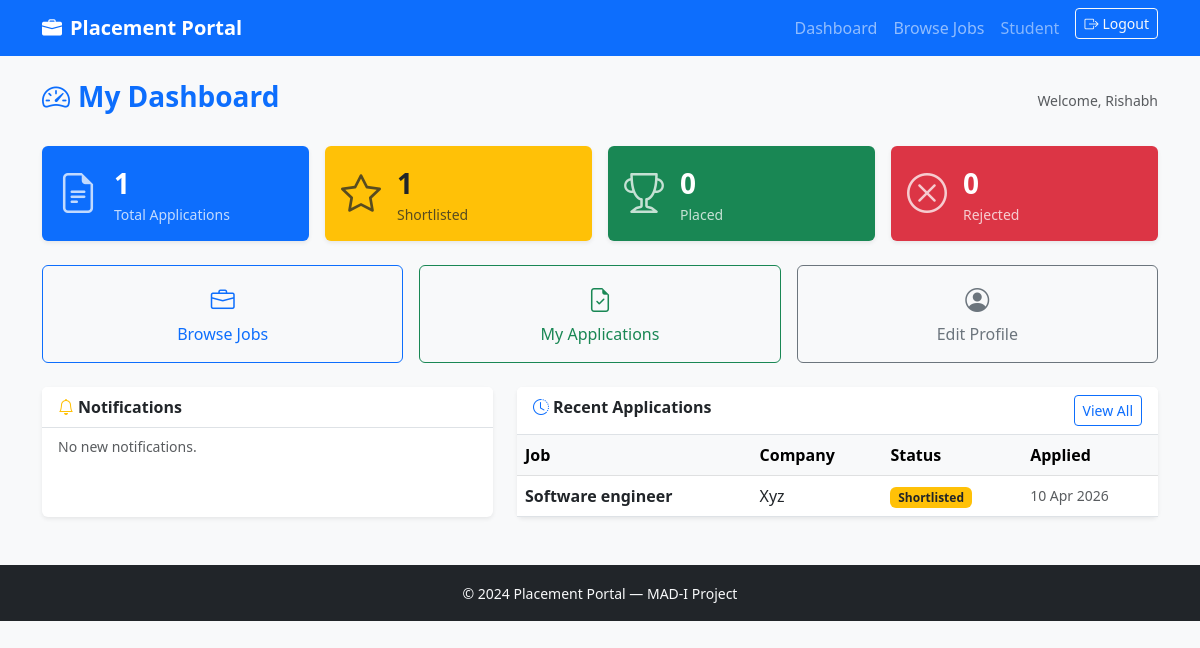
Screenshot of /student/dashboard (signed in) with the database file from the repository.
### models.py (models this page shows, shortened)
class User(UserMixin, db.Model):
    id= db.Column(db.Integer, primary_key=True)
    username= db.Column(db.String(80), unique=True, nullable=False)
    email= db.Column(db.String(120), unique=True, nullable=False)
    password_hash = db.Column(db.String(256))
    role = db.Column(db.String(20))
    active = db.Column(db.Boolean, default=True)
    student_profile = db.relationship('Student', backref='user', uselist=False)
    company_profile = db.relationship('Company', backref='user', uselist=False)
    @property
    def is_active(self):
        return self.active

class Student(db.Model):
    id = db.Column(db.Integer, primary_key=True)
    user_id = db.Column(db.Integer, db.ForeignKey('user.id'), nullable=False)
    name = db.Column(db.String(100))
    roll_no = db.Column(db.String(50), unique=True)
    branch = db.Column(db.String(100))
    cgpa = db.Column(db.Float)
    skills = db.Column(db.Text)
    phone = db.Column(db.String(20))
    linkedin = db.Column(db.String(250))
    about = db.Column(db.Text)
    resume_path = db.Column(db.String(250))
    applications  = db.relationship('Application', backref='student', lazy='dynamic')
    notifications = db.relationship('Notification', backref='student', lazy='dynamic')

class Application(db.Model):
    id = db.Column(db.Integer, primary_key=True)
    student_id = db.Column(db.Integer, db.ForeignKey('student.id'), nullable=False)
    job_id = db.Column(db.Integer, db.ForeignKey('job_position.id'), nullable=False)
    applied_at = db.Column(db.DateTime, default=lambda: datetime.now(timezone.utc))
    status = db.Column(db.String(30), default='applied')
    notes = db.Column(db.Text)
    updated_at = db.Column(db.DateTime, default=lambda: datetime.now(timezone.utc))
    __table_args__ = (
        db.UniqueConstraint('student_id', 'job_id', name='uq_student_job'),
    )

class JobPosition(db.Model):
    id = db.Column(db.Integer, primary_key=True)
    company_id = db.Column(db.Integer, db.ForeignKey('company.id'), nullable=False)
    title = db.Column(db.String(150))
    description = db.Column(db.Text)
    required_skills = db.Column(db.Text)
    experience = db.Column(db.String(100))
    salary_min = db.Column(db.Float)
    salary_max = db.Column(db.Float)
    location = db.Column(db.String(150))
    deadline = db.Column(db.DateTime)
    status = db.Column(db.String(20), default='active')
    is_approved = db.Column(db.Boolean, default=False)
    created_at = db.Column(db.DateTime, default=lambda: datetime.now(timezone.utc), nullable=False)
    applications = db.relationship('Application', backref='job', lazy='dynamic')

class Company(db.Model):
    id = db.Column(db.Integer, primary_key=True)
    user_id = db.Column(db.Integer, db.ForeignKey('user.id'), nullable=False)
    name = db.Column(db.String(150))
    industry = db.Column(db.String(100))
    website = db.Column(db.String(250))
    description = db.Column(db.Text)
    location = db.Column(db.String(150))
    approval_status = db.Column(db.String(20), default='pending')
    is_blacklisted  = db.Column(db.Boolean, default=False)
    created_at = db.Column(db.DateTime, default=lambda: datetime.now(timezone.utc), nullable=False)
    jobs = db.relationship('JobPosition', backref='company', lazy='dynamic')

### routes/student.py (the view)
@student_bp.route('/dashboard')
@login_required
@student_required
def dashboard():
    student = current_user.student_profile
    applications = student.applications.order_by(Application.applied_at.desc()).limit(5).all()
    notifications = student.notifications.filter_by(is_read=False)\
        .order_by(Notification.created_at.desc()).all()
    for n in notifications:
        n.is_read = True
    db.session.commit()
    stats = {
        'total':       student.applications.count(),
        'shortlisted': student.applications.filter_by(status='shortlisted').count(),
        'placed':      student.applications.filter_by(status='placed').count(),
        'rejected':    student.applications.filter_by(status='rejected').count(),
    }
    return render_template('student/dashboard.html',student=student,applications=applications,notifications=notifications,stats=stats)

### models.py (called while the page is built)
@login_manager.user_loader
def load_user(user_id):
    return User.query.get(int(user_id))

### routes/student.py (called while the page is built)
def student_required(f):
    @wraps(f)
    def wrapped(*args, **kwargs):
        if not current_user.is_authenticated:
            return redirect(url_for('auth.login'))
        if current_user.role != 'student':
            flash('Student access required.', 'danger')
            return redirect(url_for('auth.login'))
        if not current_user.active:
            flash('Your account has been suspended.', 'danger')
            return redirect(url_for('auth.logout'))
        return f(*args, **kwargs)
    return wrapped

### templates/student/dashboard.html (shortened to what this page needs)
{% extends 'base.html' %}
{% block content %}
<div class="d-flex justify-content-between align-items-center mb-4">
  <h3 class="fw-bold text-primary">
    <i class="bi bi-speedometer2 me-2"></i>My Dashboard
  </h3>
  <small class="text-muted">Welcome, {{ student.name or current_user.username }}</small>
</div>
<div class="row g-3 mb-4">
  <div class="col-sm-6 col-xl-3">
    <div class="card border-0 shadow-sm bg-primary text-white">
      <div class="card-body d-flex align-items-center gap-3">
        <i class="bi bi-file-earmark-text fs-1 opacity-75"></i>
        <div>
          <div class="fs-3 fw-bold">{{ stats.total }}</div>
          <div class="small opacity-75">Total Applications</div>
        </div>
      </div>
    </div>
  </div>
  <div class="col-sm-6 col-xl-3">
    <div class="card border-0 shadow-sm bg-warning text-dark">
      <div class="card-body d-flex align-items-center gap-3">
        <i class="bi bi-star fs-1 opacity-75"></i>
        <div>
          <div class="fs-3 fw-bold">{{ stats.shortlisted }}</div>
          <div class="small opacity-75">Shortlisted</div>
        </div>
      </div>
    </div>
  </div>
  <div class="col-sm-6 col-xl-3">
    <div class="card border-0 shadow-sm bg-success text-white">
      <div class="card-body d-flex align-items-center gap-3">
        <i class="bi bi-trophy fs-1 opacity-75"></i>
        <div>
          <div class="fs-3 fw-bold">{{ stats.placed }}</div>
          <div class="small opacity-75">Placed</div>
        </div>
      </div>
    </div>
  </div>
  <div class="col-sm-6 col-xl-3">
    <div class="card border-0 shadow-sm bg-danger text-white">
      <div class="card-body d-flex align-items-center gap-3">
        <i class="bi bi-x-circle fs-1 opacity-75"></i>
        <div>
          <div class="fs-3 fw-bold">{{ stats.rejected }}</div>
          <div class="small opacity-75">Rejected</div>
        </div>
      </div>
    </div>
  </div>
</div>
<div class="row g-3 mb-4">
  <div class="col-md-4">
    <a href="{{ url_for('student.jobs') }}" class="btn btn-outline-primary w-100 py-3">
      <i class="bi bi-briefcase d-block fs-4 mb-1"></i>Browse Jobs
    </a>
  </div>
  <div class="col-md-4">
    <a href="{{ url_for('student.my_applications') }}" class="btn btn-outline-success w-100 py-3">
      <i class="bi bi-file-earmark-check d-block fs-4 mb-1"></i>My Applications
    </a>
  </div>
  <div class="col-md-4">
    <a href="{{ url_for('student.profile') }}" class="btn btn-outline-secondary w-100 py-3">
      <i class="bi bi-person-circle d-block fs-4 mb-1"></i>Edit Profile
    </a>
  </div>
</div>
<div class="row g-4">
  <div class="col-md-5">
    <div class="card border-0 shadow-sm h-100">
      <div class="card-header bg-white fw-semibold border-bottom">
        <i class="bi bi-bell me-1 text-warning"></i>Notifications
      </div>
      <ul class="list-group list-group-flush">
        {% for n in notifications %}
        <li class="list-group-item small">
          <i class="bi bi-info-circle-fill text-info me-1"></i>
          {{ n.message }}
          <div class="text-muted" style="font-size:0.75rem;">{{ n.created_at.strftime('%d %b %Y, %I:%M %p') }}</div>
        </li>
        {% else %}
        <li class="list-group-item text-muted small">No new notifications.</li>
        {% endfor %}
      </ul>
    </div>
  </div>
  <div class="col-md-7">
    <div class="card border-0 shadow-sm h-100">
      <div class="card-header bg-white fw-semibold border-bottom d-flex justify-content-between">
        <span><i class="bi bi-clock-history me-1 text-primary"></i>Recent Applications</span>
        <a href="{{ url_for('student.my_applications') }}" class="btn btn-sm btn-outline-primary">View All</a>
      </div>
      <div class="table-responsive">
        <table class="table table-hover align-middle mb-0">
          <thead class="table-light">
            <tr>
              <th>Job</th>
              <th>Company</th>
              <th>Status</th>
              <th>Applied</th>
            </tr>
          </thead>
          <tbody>
            {% for app in applications %}
            <tr>
              <td class="fw-semibold">{{ app.job.title }}</td>
              <td>{{ app.job.company.name }}</td>
              <td>
                <span class="badge
                  {% if app.status == 'placed' %}bg-success
                  {% elif app.status == 'shortlisted' %}bg-warning text-dark
                  {% elif app.status == 'interview' %}bg-info text-dark
                  {% elif app.status == 'rejected' %}bg-danger
                  {% else %}bg-secondary{% endif %}">
                  {{ app.status | capitalize }}
                </span>
              </td>
              <td class="small text-muted">{{ app.applied_at.strftime('%d %b %Y') }}</td>
            </tr>
            {% else %}
            <tr>
              <td colspan="4" class="text-center text-muted py-4">No applications yet.</td>
            </tr>
            {% endfor %}
          </tbody>
        </table>
      </div>
    </div>
  </div>
</div>
{% endblock %}

### templates/base.html (shortened to what this page needs)
<!DOCTYPE html>
<html lang="en">
<head>
  <link href="https://cdn.jsdelivr.net/npm/bootstrap@5.3.0/dist/css/bootstrap.min.css" rel="stylesheet"/>
  <link href="https://cdn.jsdelivr.net/npm/bootstrap-icons@1.11.0/font/bootstrap-icons.css" rel="stylesheet"/>
</head>
<body class="bg-light">
<nav class="navbar navbar-expand-lg navbar-dark bg-primary">
  <div class="container">
    <a class="navbar-brand fw-bold" href="{{ url_for('auth.index') }}">
      <i class="bi bi-briefcase-fill me-2"></i>Placement Portal
    </a>
    <div class="collapse navbar-collapse" id="navbarNav">
      <ul class="navbar-nav ms-auto">
        {% if current_user.is_authenticated %}
          {% if current_user.role == 'admin' %}
            <li class="nav-item">
              <a class="nav-link" href="{{ url_for('admin.dashboard') }}">Dashboard</a>
            </li>
          {% elif current_user.role == 'company' %}
            <li class="nav-item">
              <a class="nav-link" href="{{ url_for('company.dashboard') }}">Dashboard</a>
            </li>
          {% elif current_user.role == 'student' %}
            <li class="nav-item">
              <a class="nav-link" href="{{ url_for('student.dashboard') }}">Dashboard</a>
            </li>
            <li class="nav-item">
              <a class="nav-link" href="{{ url_for('student.jobs') }}">Browse Jobs</a>
            </li>
          {% endif %}
          <li class="nav-item">
            <span class="nav-link text-white-50">
              {{ current_user.role | capitalize }}
            </span>
          </li>
          <li class="nav-item">
            <a class="btn btn-outline-light btn-sm ms-2"
               href="{{ url_for('auth.logout') }}">
              <i class="bi bi-box-arrow-right me-1"></i>Logout
            </a>
          </li>
        {% endif %}
      </ul>
    </div>
  </div>
</nav>
<main class="container my-4">
  {% block content %}{% endblock %}
</main>
<footer class="bg-dark text-light text-center py-3 mt-5">
  <small>&copy; 2024 Placement Portal — MAD-I Project</small>
</footer>
</body>
</html>

### rows the page displays
User: role "Student"
Student: name "Rishabh"
Application: job "Software engineer", job.company.name "Xyz", status "Shortlisted", applied_at "10 Apr 2026"

### other values shown
{{ stats.total }} "1"
{{ stats.shortlisted }} "1"
{{ stats.placed }} "0"
{{ stats.rejected }} "0"
